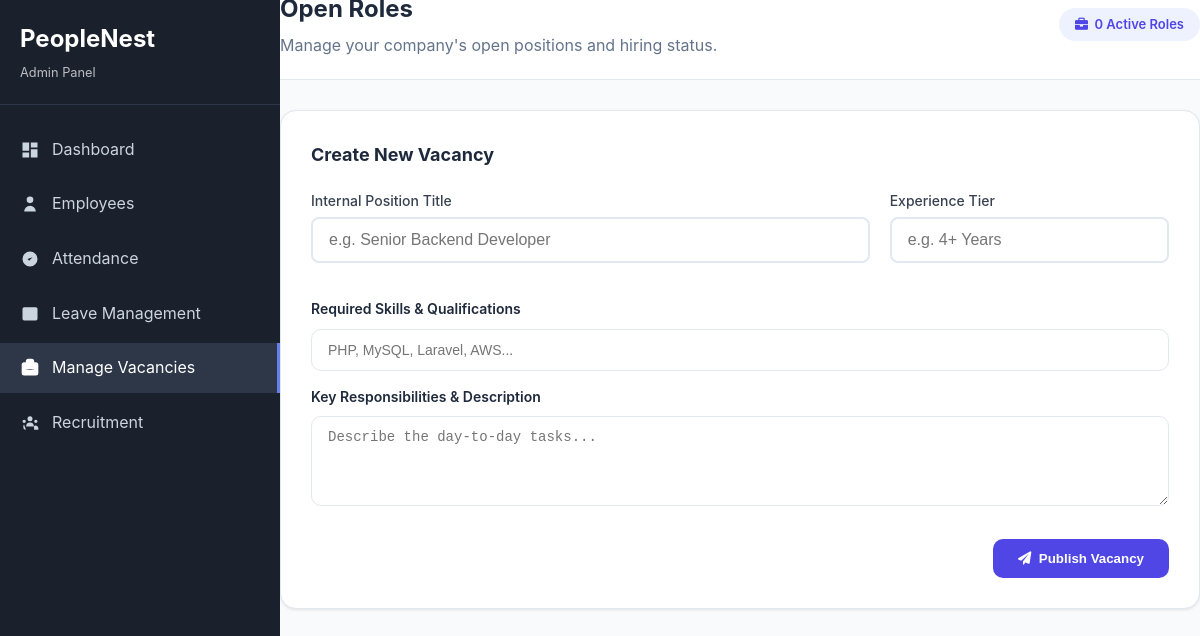
Before: /job_postings.php (signed in) with the older database file.
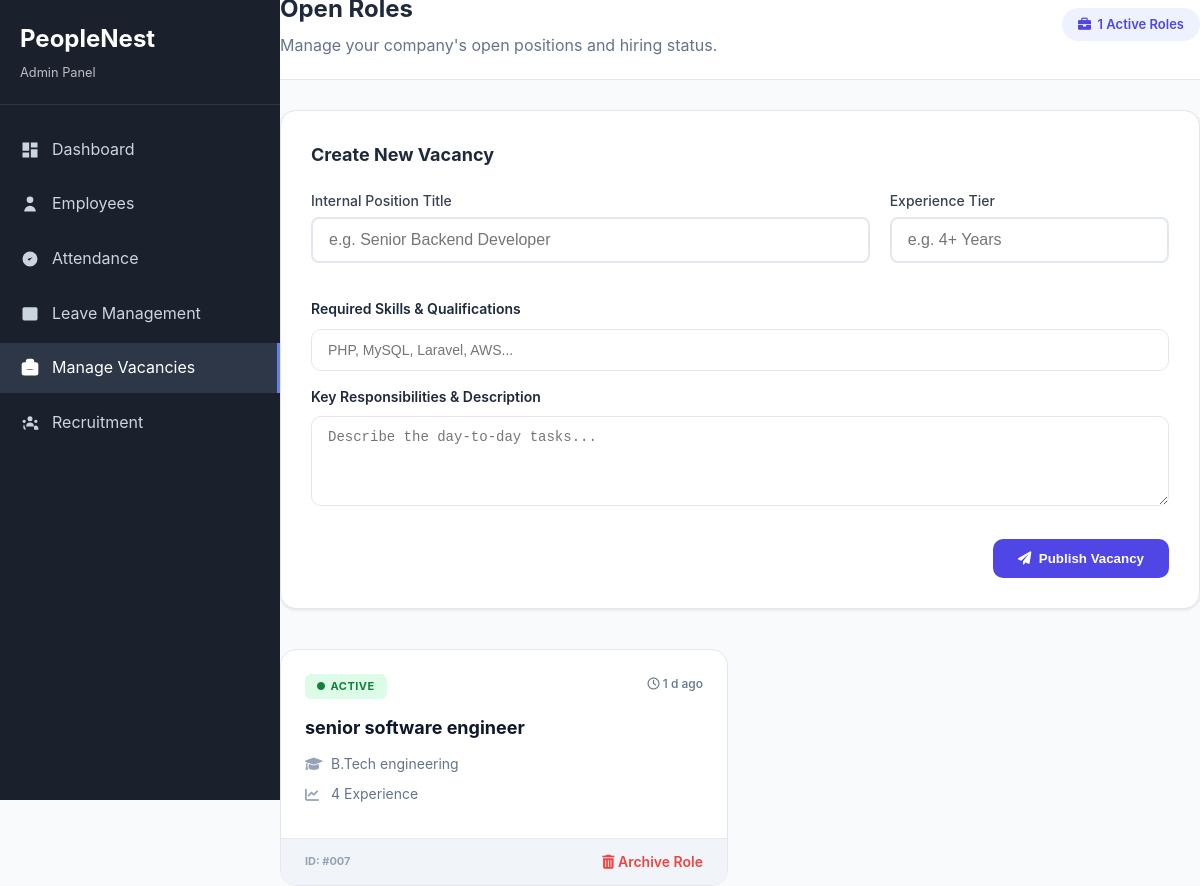
After: the same page with the newer database file.
### tables this page shows
CREATE TABLE `job_postings` (
  `id` int(11) NOT NULL,
  `position_name` varchar(100) NOT NULL,
  `status` enum('active','inactive') DEFAULT 'active',
  `created_at` timestamp NOT NULL DEFAULT current_timestamp(),
  `qualifications` text DEFAULT NULL,
  `experience_required` varchar(255) DEFAULT NULL,
  `job_description` text DEFAULT NULL
);

### job_postings.php (the view, shortened to what the changed rows need)
<?php
$database = new Database();
$conn = $database->getConnection();
$jobs = $conn->query("SELECT * FROM job_postings ORDER BY created_at DESC")->fetchAll(PDO::FETCH_ASSOC);
?>
<!DOCTYPE html>
<html lang="en">
<head>
    <link rel="stylesheet" href="assets/css/style.css">
    <link rel="stylesheet" href="https://cdnjs.cloudflare.com/ajax/libs/font-awesome/6.0.0/css/all.min.css">
</head>
<body>
    <div class="dashboard-layout">
        <?php include 'includes/admin-sidebar.php'; ?>
        <div class="main-content">
            <div class="page-header">
                <div style="display: flex; justify-content: space-between; align-items: center;">
                    <div>
                        <h2 style="margin:0; font-size: 24px;">Open Roles</h2>
                        <p style="color: var(--text-muted); margin: 5px 0 0 0;">Manage your company's open positions and hiring status.</p>
                    </div>
                    <span class="stats-pill">
                        <i class="fa-solid fa-briefcase"></i> &nbsp;<?php echo count($jobs); ?> Active Roles
                    </span>
                </div>
            </div>
            <div class="job-grid">
                <?php foreach ($jobs as $job):
                    $created = new DateTime($job['created_at']);
                    $diff = (new DateTime())->diff($created)->days;
                ?>
                <div class="job-card">
                    <div class="job-card-body">
                        <div style="display: flex; justify-content: space-between; align-items: flex-start;">
                            <span class="status-badge badge-active">
                                <i class="fa-solid fa-circle" style="font-size: 8px;"></i> Active
                            </span>
                            <span style="font-size: 12px; color: var(--text-muted); font-weight: 500;">
                                <i class="fa-regular fa-clock"></i> <?php echo ($diff == 0) ? "Today" : "$diff d ago"; ?>
                            </span>
                        </div>
                        <h3 class="job-title"><?php echo htmlspecialchars($job['position_name']); ?></h3>
                        <div class="info-row">
                            <i class="fa-solid fa-graduation-cap"></i>
                            <span><?php echo htmlspecialchars($job['qualifications']); ?></span>
                        </div>
                        <div class="info-row">
                            <i class="fa-solid fa-chart-line"></i>
                            <span><?php echo htmlspecialchars($job['experience_required']); ?> Experience</span>
                        </div>
                    </div>
                    <div class="card-actions">
                        <span style="font-size: 11px; color: #94a3b8; text-transform: uppercase; font-weight: bold;">
                            ID: #00<?php echo $job['id']; ?>
                        </span>
                        <a href="?delete_id=<?php echo $job['id']; ?>" class="btn-delete" onclick="return confirm('Are you sure you want to archive this role?')">
                            <i class="fa-solid fa-trash-can"></i> Archive Role
                        </a>
                    </div>
                </div>
                <?php endforeach; ?>
            </div>
        </div>
    </div>
</body>
</html>

Changed rows visible on the page:
added job_postings: position_name "senior software engineer", qualifications "B.Tech engineering", experience_required "4", id "7"
Other visible differences:
count($jobs): "0" → "1"
